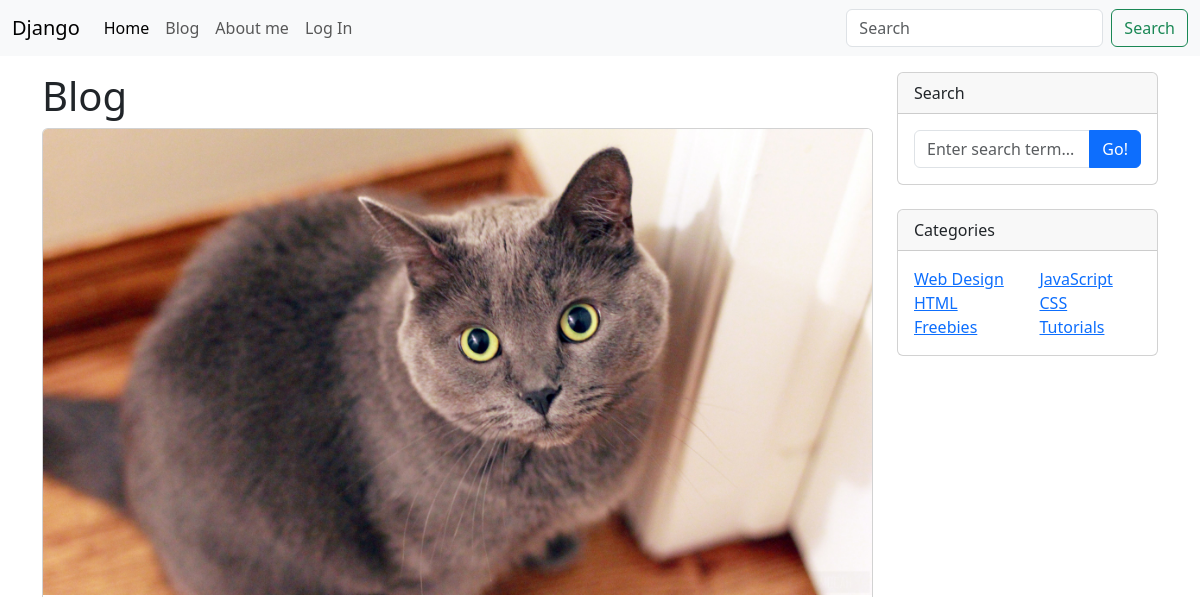
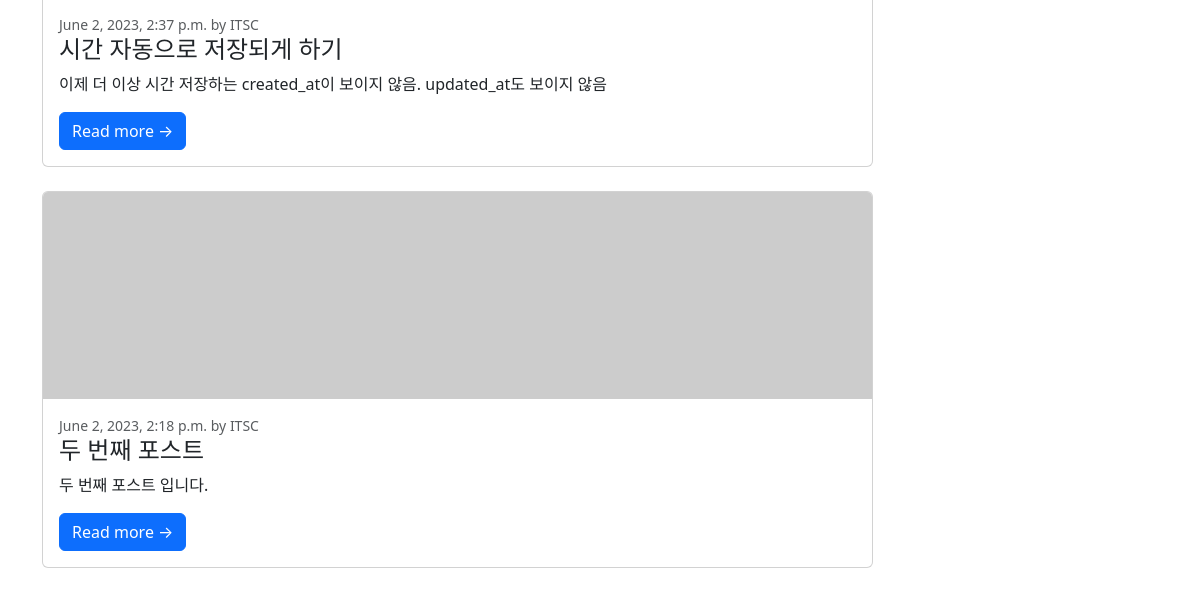
/blog/ (upper part), run on an earlier commit of the app's database (2 pictures, top to bottom).
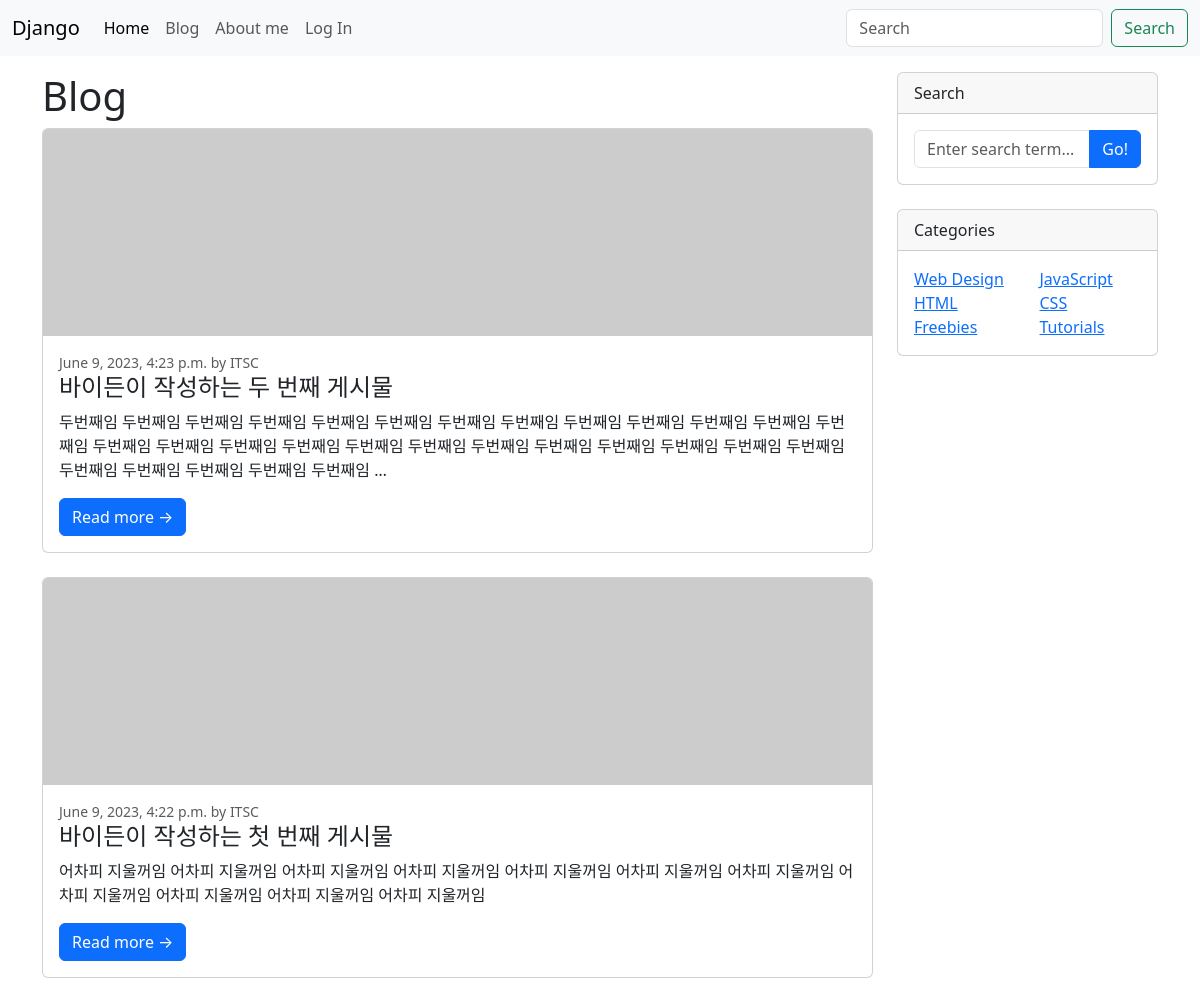
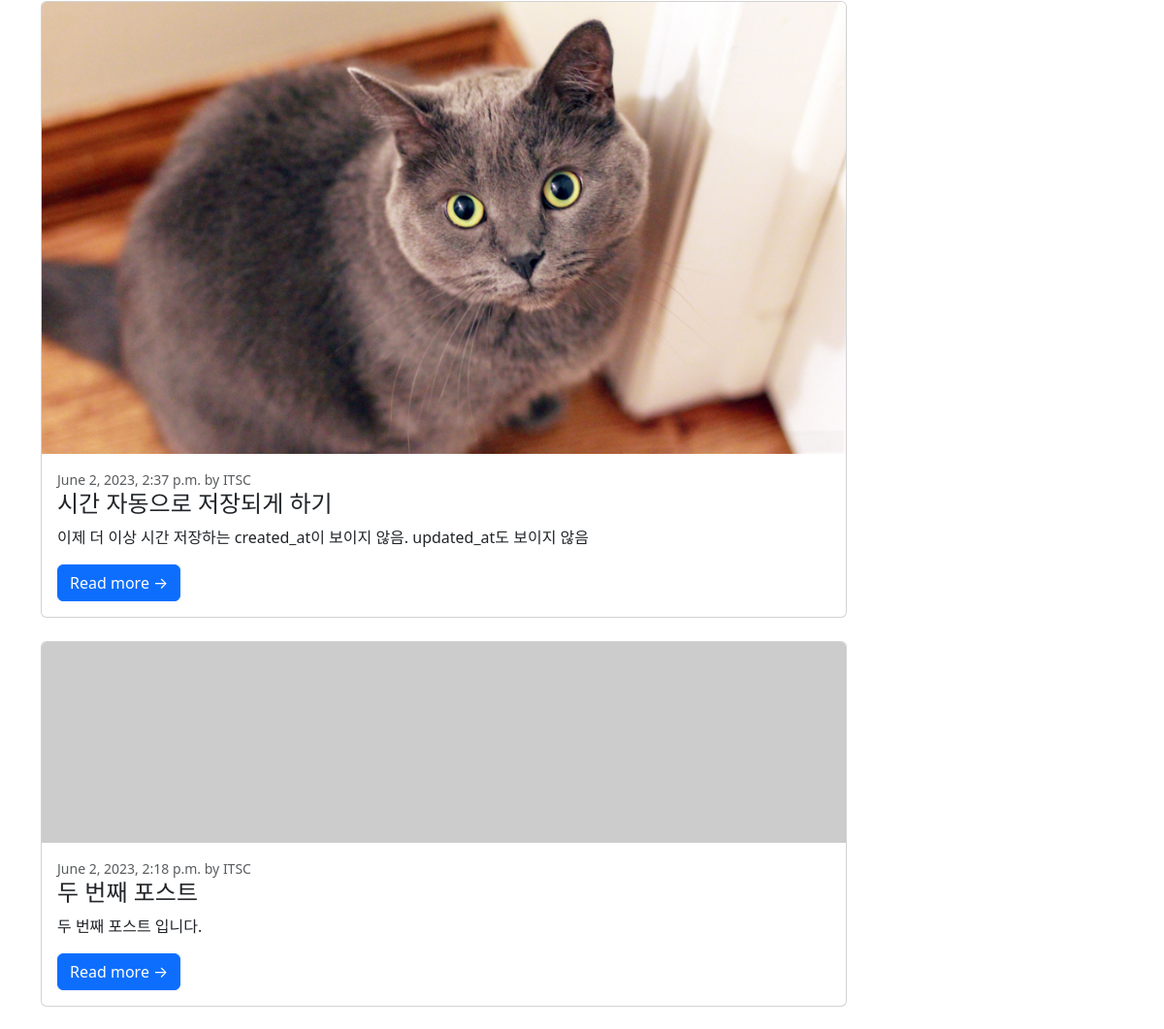
And on a later commit of the database (2 pictures, top to bottom).
### blog/models.py (models this page shows, shortened)
class Post(models.Model):
    title = models.CharField(max_length=30)
    hook_text = models.CharField(max_length=100, blank=True)
    content = models.TextField()
    head_image = models.ImageField(upload_to="blog/images/%Y/%m/%d/", blank=True)
    file_upload = models.FileField(upload_to="blog/files/%Y/%m/%d", blank=True)
    created_at = models.DateTimeField(auto_now_add=True)
    updated_at = models.DateTimeField(auto_now=True)
    author = models.ForeignKey(User, on_delete=models.SET_NULL, null=True)
    category = models.ForeignKey(Category, null=True, on_delete=models.SET_NULL, blank=True)
    def __str__(self):
        return f"[{self.pk}]{self.title}:::{self.author}"
    def get_absolute_url(self):
        return f"/blog/{self.pk}/"

### blog/views.py (the view)
# urls.py: path("", views.PostList.as_view()),
class PostList(ListView):
    model = Post
    ordering = "-pk"

### blog/templates/blog/post_list.html (shortened to what this page needs)
{% extends "blog/base.html" %}
{% block main_area %}
<h1>Blog</h1>
{% if post_list.exists %}
{% for post in post_list %}
<div class="card mb-4">
    <a href="#!">
        {% if post.head_image %}
        <img class="card-img-top" src="{{ post.head_image.url }}" alt="{{ post }}" />
        {% else %}
        <img class="card-img-top" src="https://picsum.photos/seed/{{ post.id }}/800/200" alt="randomImage" />
        {% endif %}
    </a>
    <div class="card-body">
        <div class="small text-muted">{{ post.created_at }} by {{ post.author | upper }}</div>
        <h2 class="card-title h4">{{ post.title }}</h2>
        <p class="card-text">{{ post.content | truncatewords:30 }}</p>
        <a class="btn btn-primary" href="{{ post.get_absolute_url }}">Read more →</a>
    </div>
</div>
{% endfor %}
{% else %}
<h3>아직 게시물이 없습니다</h2>
{% endif %}
{% endblock %}

### blog/templates/blog/base.html (shortened to what this page needs)
<!DOCTYPE html>
{% load static %}
<html>
    <head>
        <link href="{% static 'blog/bootstrap/bootstrap.min.css' %}" rel="stylesheet" media="screen">
    </head>
    <body>
        {% include "blog/navbar.html" %}
        <div class="container my-3">
            <div class="row">
                <div class="col-md-8 col-lg-9" id="main-area">
                    {% block main_area %}
                    {% endblock %}
                </div>
                <div class="col-md-4 col-lg-3">
                    <div class="card mb-4">
                        <div class="card-header">Search</div>
                        <div class="card-body">
                            <div class="input-group">
                                <input class="form-control" type="text" placeholder="Enter search term..." aria-label="Enter search term..." aria-describedby="button-search" />
                                <button class="btn btn-primary" id="button-search" type="button">Go!</button>
                            </div>
                        </div>
                    </div>
                    <div class="card mb-4">
                        <div class="card-header">Categories</div>
                        <div class="card-body">
                            <div class="row">
                                <div class="col-sm-6">
                                    <ul class="list-unstyled mb-0">
                                        <li><a href="#!">Web Design</a></li>
                                        <li><a href="#!">HTML</a></li>
                                        <li><a href="#!">Freebies</a></li>
                                    </ul>
                                </div>
                                <div class="col-sm-6">
                                    <ul class="list-unstyled mb-0">
                                        <li><a href="#!">JavaScript</a></li>
                                        <li><a href="#!">CSS</a></li>
                                        <li><a href="#!">Tutorials</a></li>
                                    </ul>
                                </div>
                            </div>
                        </div>
                    </div>
                </div>
            </div>
        </div>
    </body>
</html>

### blog/templates/blog/navbar.html (shortened to what this page needs)
<nav class="navbar navbar-expand-lg bg-body-tertiary">
    <div class="container-fluid">
        <div class="collapse navbar-collapse" id="navbarTogglerDemo01">
            <a class="navbar-brand" href="/">Django</a>
            <ul class="navbar-nav me-auto mb-2 mb-lg-0">
                <li class="nav-item">
                    <a class="nav-link active" aria-current="page" href="/">Home</a>
                </li>
                <li class="nav-item">
                    <a class="nav-link" id="blog" href="/blog">Blog</a>
                </li>
                <li class="nav-item">
                    <a class="nav-link" id="aboutMe" href="/about_me">About me</a>
                </li>
                <ul class="navbar-nav">
                    <li class="nav-item">
                        <a class="nav-link" href="#" data-bs-toggle="modal" data-bs-target="#loginModal">Log In</a>
                    </li>
                </ul>
            </ul>
            <form class="d-flex" role="search">
                <input class="form-control me-2" type="search" placeholder="Search" aria-label="Search">
                <button class="btn btn-outline-success" type="submit">Search</button>
            </form>
        </div>
    </div>
</nav>

What changed in the data, as far as the page shows it:
added Post: created_at "June 9, 2023, 4:23 p.m.", author "ITSC", title "바이든이 작성하는 두 번째 게시물", content "두번째임 두번째임 두번째임 두번째임 두번째임 두번째임 두번째임 두번째임 두번째임 두번째임 두번째임 두번째임 두번째임 두번째임 두번째임 두번째임 두번째임 두번째임 두번째임 두번째임 두번째임 두번째임 두번째임 두번째임 두번째임 두번째임 두번째임 두번째임 두번째임 두번째임 …"
added Post: created_at "June 9, 2023, 4:22 p.m.", author "ITSC", title "바이든이 작성하는 첫 번째 게시물", content "어차피 지울꺼임 어차피 지울꺼임 어차피 지울꺼임 어차피 지울꺼임 어차피 지울꺼임 어차피 지울꺼임 어차피 지울꺼임 어차피 지울꺼임 어차피 지울꺼임 어차피 지울꺼임 어차피 지울꺼임"
